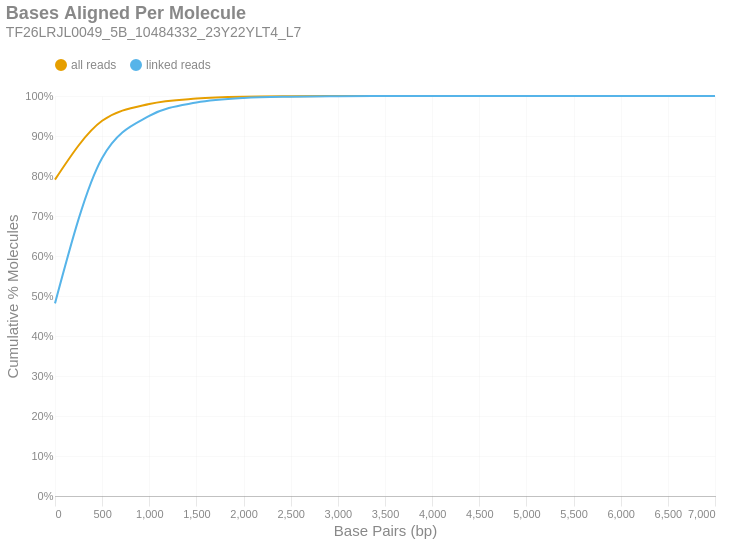

Notebook code cell kept with this figure:
### Markdown cell above
### Bases Aligned Per Molecule
This is a cumulative frequency distribution showing the number of base pairs aligned per unique molecule. These data are shown in 500 bp bins. There are two distributions: one with `all reads` (yellow) and another with only `linked reads` (blue). The percent of molecules in the `linked reads` distribution is relative to the total number of linked molecules.

### Code cell
if SKIPLR:
    print_html(f"Skipped")
else:
    binned_df = consolidated_hist(valids['aligned_bp'], mask, 500, True)
    with SafeRender(binned_df):
        (
            density_plot(binned_df, 'Bases Aligned Per Molecule', samplename, 'basesper')
            .encode(
                x=alt.X('bin:Q', title="Base Pairs (bp)").axis(tickMinStep=500).scale(padding=0),
                y=alt.Y('value:Q', title='Cumulative % Molecules')
                    .axis(format='%')
                    .scale(domain = [0,1])
                    .stack(False),
                color=alt.Color("key:N").scale(domain = ["all reads", "linked reads"]),
                tooltip = [
                    alt.Tooltip("key:N", title = "Data Type"),
                    alt.Tooltip("range_label:N", title="Bases Aligned Per Molecule"),
                    alt.Tooltip("value:Q", format = ".2%", title="% Molecules (Cum.)")
                ]
            )
        ).display()

### Figure 1 — Vega-Lite specification as saved in the notebook (floating-point values rounded to 4 significant figures)
{"width": "container", "height": 400, "config": {"title": {"anchor": "start", "dy": -15, "fontSize": 18, "color": "#888888", "subtitleColor": "#888888", "subtitleFontSize": 14}, "arc": {"fill": "#0072B2"}, "axis": {"domainColor": "#888888", "domainWidth": 0.5, "gridWidth": 0.2, "grid": false, "titleFontWeight": 400, "titleFontSize": 15, "labelFontSize": 11, "labelColor": "#888888", "tickColor": "#888888", "tickWidth": 0.2, "titleColor": "#888888"}, "axisBand": {"grid": false}, "axisX": {"grid": true, "tickSize": 10, "domainCap": "round"}, "axisY": {"domain": false, "grid": true, "tickSize": 0, "domainCap": "round"}, "background": "transparent", "header": {"labelFontSize": 15, "labelColor": "#888888", "titleFontSize": 15, "titleFontWeight": 600, "titleColor": "#888888"}, "legend": {"labelFont": "sans-serif", "labelFontSize": 12, "labelColor": "#888888", "symbolSize": 100, "symbolType": "circle", "titleFontSize": 12, "titlePadding": 10, "titleColor": "#888888", "title": null, "orient": "top"}, "range": {"category": ["#E69F00", "#56B4E9", "#009E73", "#F0E442", "#0072B2", "#D55E00", "#CC79A7", "#000000"], "diverging": ["#cfe8f3", "#a2d4ec", "#73bfe2", "#46abdb", "#1696d2", "#12719e"]}, "area": {"fill": "#0072B2", "fillOpacity": 0.7, "line": true, "strokeOpacity": 0.7}, "line": {"color": "#0072B2", "stroke": "#0072B2", "strokeWidth": 2}, "trail": {"color": "#0072B2", "stroke": "#0072B2", "strokeWidth": 0, "size": 1}, "point": {"filled": true, "fillOpacity": 1.0, "size": 95}, "text": {"color": "#888888", "fontSize": 11, "align": "right", "fontWeight": 400, "size": 11}, "bar": {"fill": "#0072B2", "stroke": null}, "view": {"stroke": null, "continuousWidth": 660, "continuousHeight": 400}}, "data": {"name": "data-3ddff45c67fb05e37376a45a172571bc"}, "mark": {"type": "line", "interpolate": "monotone", "point": {"opacity": 0, "size": 275}}, "encoding": {"color": {"field": "key", "scale": {"domain": ["all reads", "linked reads"]}, "type": "nominal"}, "tooltip": [{"field": "key", "title": "Data Type", "type": "nominal"}, {"field": "range_label", "title": "Bases Aligned Per Molecule", "type": "nominal"}, {"field": "value", "format": ".2%", "title": "% Molecules (Cum.)", "type": "quantitative"}], "x": {"axis": {"tickMinStep": 500}, "field": "bin", "scale": {"padding": 0}, "title": "Base Pairs (bp)", "type": "quantitative"}, "y": {"axis": {"format": "%"}, "field": "value", "scale": {"domain": [0, 1]}, "stack": false, "title": "Cumulative % Molecules", "type": "quantitative"}}, "params": [{"name": "param_c36ac31b6afebe62", "select": {"type": "point", "fields": ["key"]}, "bind": "legend"}], "title": {"text": "Bases Aligned Per Molecule", "subtitle": "TF26LRJL0049_5B_10484332_23Y22YLT4_L7"}, "transform": [{"fold": ["all reads (cumsum)", "linked reads (cumsum)"]}, {"calculate": "replace(datum.key, ' (cumsum)', '')", "as": "key"}, {"filter": {"param": "param_c36ac31b6afebe62"}}], "usermeta": {"embedOptions": {"downloadFileName": "TF26LRJL0049_5B_10484332_23Y22YLT4_L7.basesper"}}, "$schema": "https://vega.github.io/schema/vega-lite/v6.4.1.json", "datasets": {"data-3ddff45c67fb05e37376a45a172571bc": [{"bin": "0.0", "interval": "0.0-500.0", "all reads": 0.7909, "linked reads": 0.4816, "all reads (cumsum)": 0.7909, "linked reads (cumsum)": 0.4816, "range_label": "0-499"}, {"bin": "500.0", "interval": "500.0-1000.0", "all reads": 0.147, "linked reads": 0.3636, "all reads (cumsum)": 0.938, "linked reads (cumsum)": 0.8452, "range_label": "500-999"}, {"bin": "1000.0", "interval": "1000.0-1500.0", "all reads": 0.04213, "linked reads": 0.1051, "all reads (cumsum)": 0.9801, "linked reads (cumsum)": 0.9503, "range_label": "1000-1499"}, {"bin": "1500.0", "interval": "1500.0-2000.0", "all reads": 0.01342, "linked reads": 0.03351, "all reads (cumsum)": 0.9935, "linked reads (cumsum)": 0.9838, "range_label": "1500-1999"}, {"bin": "2000.0", "interval": "2000.0-2500.0", "all reads": 0.004583, "linked reads": 0.01144, "all reads (cumsum)": 0.9981, "linked reads (cumsum)": 0.9953, "range_label": "2000-2499"}, {"bin": "2500.0", "interval": "2500.0-3000.0", "all reads": 0.001226, "linked reads": 0.00306, "all reads (cumsum)": 0.9993, "linked reads (cumsum)": 0.9983, "range_label": "2500-2999"}, {"bin": "3000.0", "interval": "3000.0-3500.0", "all reads": 0.0004217, "linked reads": 0.001053, "all reads (cumsum)": 0.9998, "linked reads (cumsum)": 0.9994, "range_label": "3000-3499"}, {"bin": "3500.0", "interval": "3500.0-4000.0", "all reads": 0.0001477, "linked reads": 0.0003689, "all reads (cumsum)": 0.9999, "linked reads (cumsum)": 0.9998, "range_label": "3500-3999"}, {"bin": "4000.0", "interval": "4000.0-4500.0", "all reads": 5.932e-05, "linked reads": 0.0001481, "all reads (cumsum)": 1.0, "linked reads (cumsum)": 0.9999, "range_label": "4000-4499"}, {"bin": "4500.0", "interval": "4500.0-5000.0", "all reads": 2.154e-05, "linked reads": 5.38e-05, "all reads (cumsum)": 1.0, "linked reads (cumsum)": 1.0, "range_label": "4500-4999"}, {"bin": "5000.0", "interval": "5000.0-5500.0", "all reads": 6.995e-06, "linked reads": 1.747e-05, "all reads (cumsum)": 1.0, "linked reads (cumsum)": 1.0, "range_label": "5000-5499"}, {"bin": "5500.0", "interval": "5500.0-6000.0", "all reads": 2.798e-06, "linked reads": 6.987e-06, "all reads (cumsum)": 1.0, "linked reads (cumsum)": 1.0, "range_label": "5500-5999"}, {"bin": "6000.0", "interval": "6000.0-6500.0", "all reads": 1.959e-06, "linked reads": 4.891e-06, "all reads (cumsum)": 1.0, "linked reads (cumsum)": 1.0, "range_label": "6000-6499"}, {"bin": "6500.0", "interval": "6500.0-7000.0", "all reads": 2.798e-07, "linked reads": 6.987e-07, "all reads (cumsum)": 1.0, "linked reads (cumsum)": 1.0, "range_label": "6500-6999"}, {"bin": "7000.0", "interval": "7000.0-7500.0", "all reads": 2.798e-07, "linked reads": 6.987e-07, "all reads (cumsum)": 1.0, "linked reads (cumsum)": 1.0, "range_label": "7000-7499"}]}}
